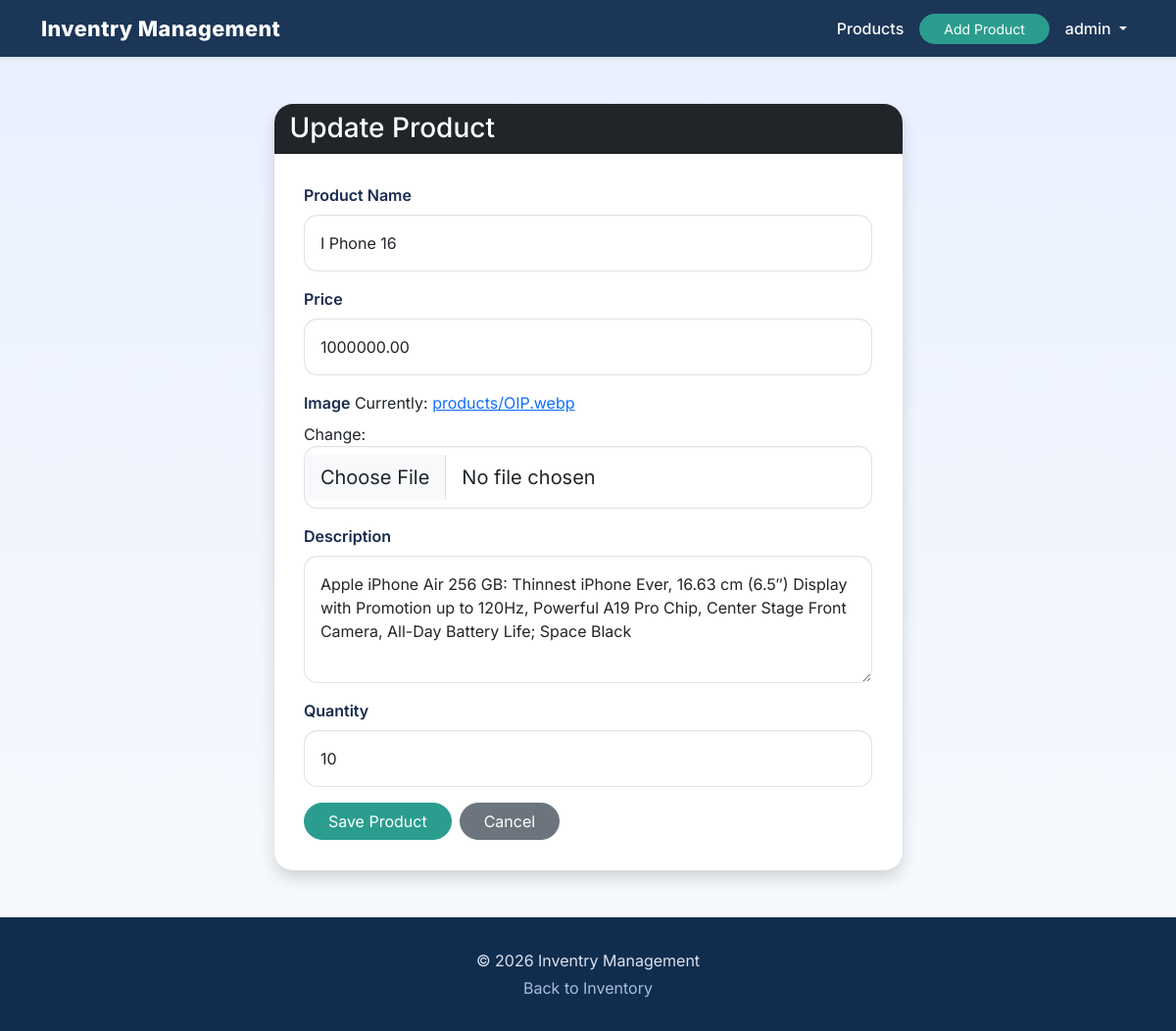
Screenshot of /update/2/ (signed in) with the database file from the repository.
### product/models.py (models this page shows, shortened)
class Product(models.Model):
    name = models.CharField(max_length=255)
    price = models.DecimalField(max_digits=10, decimal_places=2)
    image = models.ImageField(upload_to='products/')
    description = models.TextField()
    quantity = models.PositiveIntegerField(default=0)
    created_at = models.DateTimeField(auto_now_add=True)

### product/views.py (the view)
# urls.py: path('update/<int:pk>/', views.product_update, name='product_update'),
@login_required
def product_update(request, pk):
    product = get_object_or_404(Product, pk=pk)
    if request.method == 'POST':
        form = ProductForm(
            request.POST,
            request.FILES,
            instance=product
        )
        if form.is_valid():
            form.save()
            return redirect('product_list')
    else:
        form = ProductForm(instance=product)
    return render(request, 'products/product_form.html', {
        'form': form
    })

### product/forms.py
class ProductForm(forms.ModelForm):
    class Meta:
        model = Product
        fields = '__all__'
        widgets = {
            'name': forms.TextInput(attrs={'class': 'form-control', 'placeholder': 'Product name'}),
            'price': forms.NumberInput(attrs={'class': 'form-control', 'placeholder': 'Price'}),
            'image': forms.ClearableFileInput(attrs={'class': 'form-control form-control-lg'}),
            'description': forms.Textarea(attrs={'class': 'form-control', 'placeholder': 'Description', 'rows': 4}),
            'quantity': forms.NumberInput(attrs={'class': 'form-control', 'placeholder': 'Quantity'}),
        }

### product/templates/products/product_form.html (shortened to what this page needs)
{% extends 'base.html' %}
{% block content %}
<div class="row justify-content-center">
    <div class="col-lg-7">
        <div class="card shadow">
            <div class="card-header bg-dark text-white">
                {% if form.instance.pk %}
                    <h3 class="mb-0">Update Product</h3>
                {% else %}
                    <h3 class="mb-0">Create Product</h3>
                {% endif %}
            </div>
            <div class="card-body">
                <form method="POST" enctype="multipart/form-data">
                    <div class="mb-3">
                        <label class="form-label" for="id_name">Product Name</label>
                        {{ form.name }}
                    </div>
                    <div class="mb-3">
                        <label class="form-label" for="id_price">Price</label>
                        {{ form.price }}
                    </div>
                    <div class="mb-3">
                        <label class="form-label" for="id_image">Image</label>
                        {{ form.image }}
                    </div>
                    <div class="mb-3">
                        <label class="form-label" for="id_description">Description</label>
                        {{ form.description }}
                    </div>
                    <div class="mb-3">
                        <label class="form-label" for="id_quantity">Quantity</label>
                        {{ form.quantity }}
                    </div>
                    <div class="d-flex flex-wrap gap-2">
                        <button type="submit" class="btn btn-success rounded-pill px-4">Save Product</button>
                        <a href="{% url 'product_list' %}" class="btn btn-secondary rounded-pill px-4">Cancel</a>
                    </div>
                </form>
            </div>
        </div>
    </div>
</div>
{% endblock %}

### product/templates/base.html (shortened to what this page needs)
<!DOCTYPE html>
<html lang="en">
<head>
    <link href="https://cdn.jsdelivr.net/npm/bootstrap@5.3.3/dist/css/bootstrap.min.css" rel="stylesheet">
</head>
<body>
    <nav class="navbar navbar-expand-lg navbar-dark shadow-sm">
        <div class="container">
            <a class="navbar-brand" href="{% url 'product_list' %}">
                Inventry Management
            </a>
            <div class="collapse navbar-collapse" id="navbarNav">
                <ul class="navbar-nav ms-auto align-items-center">
                    <li class="nav-item me-2">
                        <a class="nav-link" href="{% url 'product_list' %}">Products</a>
                    </li>
                    {% if user.is_authenticated %}
                        <li class="nav-item me-2">
                            <a class="btn btn-sm btn-success rounded-pill px-4" href="{% url 'product_create' %}">Add Product</a>
                        </li>
                        <li class="nav-item dropdown">
                            <a class="nav-link dropdown-toggle" href="#" id="userDropdown" role="button" data-bs-toggle="dropdown" aria-expanded="false">
                                {{ user.username }}
                            </a>
                        </li>
                    {% endif %}
                </ul>
            </div>
        </div>
    </nav>
    <main class="main-content container mt-5">
        {% block content %}{% endblock %}
    </main>
    <footer>
        <div class="container">
            <p class="mb-1">© 2026 Inventry Management</p>
            <p class="mb-0"><a class="footer-link" href="{% url 'product_list' %}">Back to Inventory</a></p>
        </div>
    </footer>
</body>
</html>

### product/templates/base.html (style rules this page uses)
:root { --brand: #3f72af; --brand-dark: #112d4e; --brand-soft: #dbe2ef; --surface: #ffffff; --surface-muted: #f6f8fc; --text: #172b4d; --text-muted: #526080; }
* { box-sizing: border-box; }
body { margin: 0; font-family: 'Inter', sans-serif; background: linear-gradient(180deg, #e9f0ff 0%, #f8fafc 100%); color: var(--text); }
.navbar { background: rgba(17, 45, 78, 0.95); box-shadow: 0 8px 24px rgba(15, 23, 42, 0.12); }
.navbar-brand { font-size: 1.35rem; font-weight: 800; letter-spacing: 0.02em; }
.navbar-nav .nav-link { color: #f8f9fa !important; font-weight: 500; }
.main-content { min-height: calc(100vh - 200px); }
.card { border: none; border-radius: 1.2rem; box-shadow: 0 24px 56px rgba(15, 23, 42, 0.08); }
.card .card-header { border-radius: 1.2rem 1.2rem 0 0; }
.card-body { padding: 1.9rem; }
.btn-secondary { background-color: #6c757d; border-color: #6c757d; }
.btn-success { background-color: #2a9d8f; border-color: #2a9d8f; }
.form-control, .form-select, textarea { border-radius: 0.85rem; border: 1px solid rgba(15, 23, 42, 0.12); padding: 1rem 1rem; background: #fff; box-shadow: inset 0 1px 2px rgba(15, 23, 42, 0.04); }
.form-label { font-weight: 600; color: var(--text); }
footer { padding: 2rem 0; text-align: center; background: #112d4e; color: #dbe2ef; margin-top: 3rem; }
.footer-link { color: #a8bedb; text-decoration: none; }

### rows the page displays
Product: name "I Phone 16", price "1000000.00", description "Apple iPhone Air 256 GB: Thinnest iPhone Ever, 16.63 cm (6.5″) Display with Promotion up to 120Hz, Powerful A19 Pro Chip, Center Stage Front Camera, All-Day Battery Life; Space Black", quantity "10"

### other values shown
{{ user.username }} "admin"
